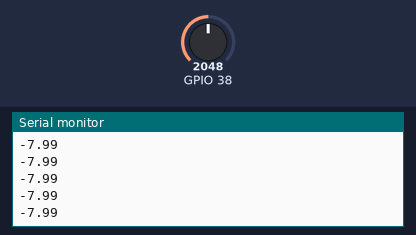
The sketch below on a simulated ESP32. Parts: the last lines printed to the serial monitor. Inputs (shaded band) come from the test bench; at power-on: GPIO 38 = 2048. WiFi joins after 1.5 s; servers stay silent unless stated.

Above: at 2.7 s.
2.8 s: GPIO 38 set to 2866
At 2.82 s:
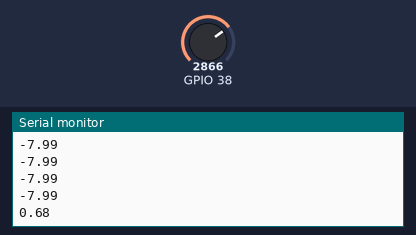
4.3 s: GPIO 38 set to 3603
At 4.32 s:
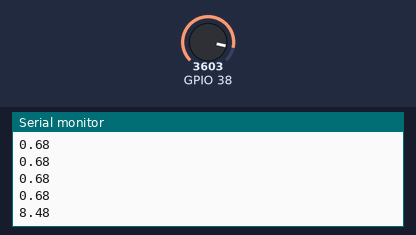
Timing chart, 0 to 7.3 s (numbered marks = the images above; inputs shaded):
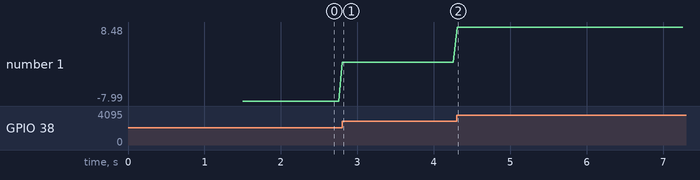

The sketch:

ESP_current_sensor_wifi.ino
```cpp
#include <WiFi.h>
#include <WebServer.h>

const char* ssid = "Aarrav5g";
const char* password = "aarrav0217";

WebServer server(80);

float offset = 2880.0;
const int numSamples = 10;
float current = 0.0;

unsigned long lastSampleTime = 0;
const unsigned long sampleIntervalMs = 50; // 20 Hz

void handleRoot() {
  server.send(200, "text/plain", String(current, 3));
}

void setup() {
  Serial.begin(115200);

  // WiFi connection
  WiFi.begin(ssid, password);
  Serial.print("Connecting to WiFi");
  while (WiFi.status() != WL_CONNECTED) {
    delay(500);
    Serial.print(".");
  }

  Serial.println("\nConnected!");
  Serial.print("ESP32 IP address: ");
  Serial.println(WiFi.localIP());

  // Web server route
  server.on("/", handleRoot);
  server.begin();
}

void loop() {

  server.handleClient();  // ALWAYS first

  unsigned long now = millis();
  if (now - lastSampleTime >= sampleIntervalMs) {
    lastSampleTime = now;

    float sum = 0.0;
    for (int i = 0; i < numSamples; i++) {
      sum += analogRead(A2);
    }

    float avgRawVal = sum / numSamples;
    float rawCurrent = (avgRawVal - offset) / 66.0;
    current = rawCurrent * 0.699 + 0.825;

    Serial.println(current);
}
}
/*

float offset = 2880.0;
const int numSamples = 10;

void setup() {
  Serial.begin(115200);
}

void loop() {

  float sum = 0.0;

  // Take 10 samples
  for (int i = 0; i < numSamples; i++) {
    sum += analogRead(A4);
    delay(5);  // small delay between samples
  }

  // Calculate average raw value
  float avgRawVal = sum / numSamples;

  // Convert to current
  float rawCurrent = (avgRawVal - offset) / 82.5;
  float current = rawCurrent * 0.866 + 0.15;

  // Print averaged current
  Serial.println(current);
}
*/
```

Measured:
- after the input at 2.8 s, the serial monitor: prints a new line at once (image 1)
- after the input at 4.3 s, the serial monitor: prints a new line at once (image 2)
- plotted number 1: -7.99 → 0.68 after the input at 2.8 s, 0.68 → 8.48 after the input at 4.3 s
